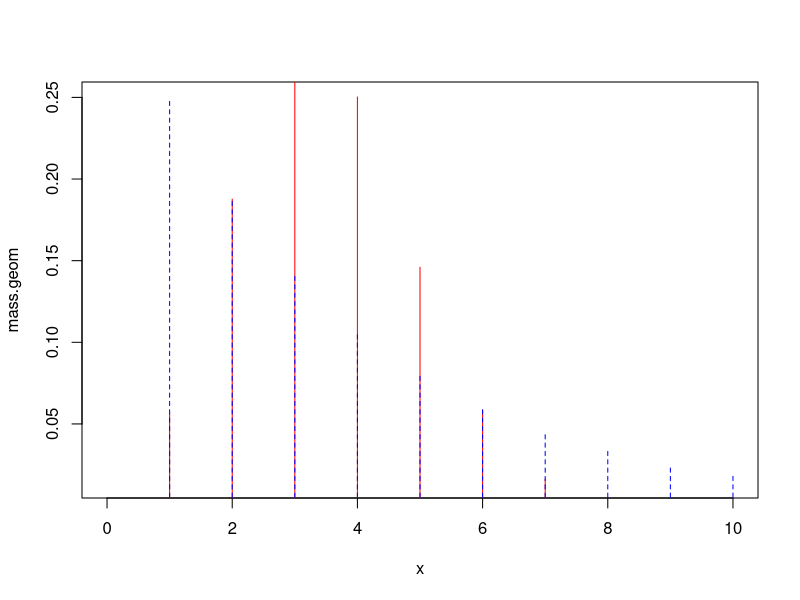
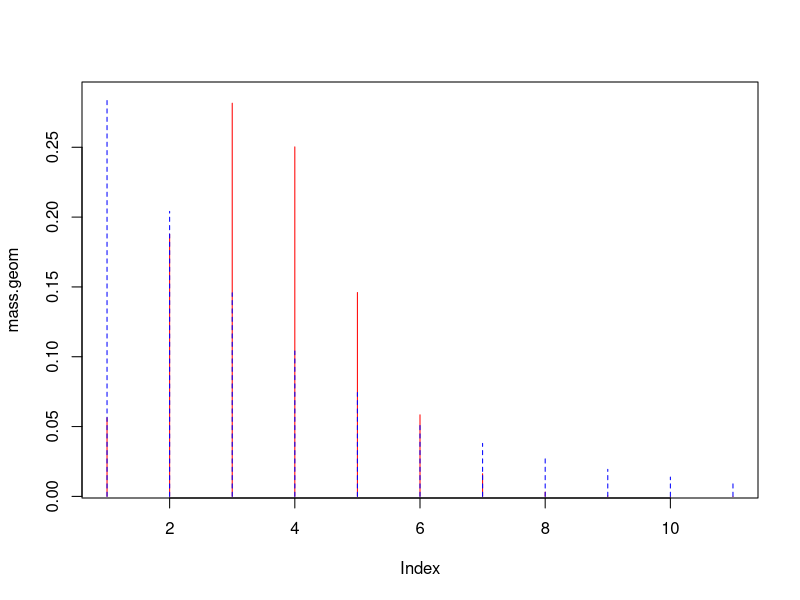

These charts were generated, in order, by the following R code:
###########################################
## Accept Reject algorithm to draw from
## Binomial(n,p)
###########################################
# setting the seed makes it so that the same sets of
# random variables are realized.
set.seed(1)  

# Function draws one value from Binom(n,p)
# n = number of trials
# p = probability of success
draw_binom <- function(n, p)
{
  accept <- 0 # Will track the acceptance
  try <- 0 # Will track the number of proposals
  
  # upper bound calculated in the notes
  x <- 0:n
  all_c <- choose(n,x) * (1-p)^(n - 2*x) * p^(x-1)  # from notes
  c <- max(all_c) + 0.00001  # what is the value of c ?
  
  
  while(accept == 0)
  {
    try <- try + 1

    U <- runif(1)
    prop <- rgeom(1, prob = p) #draw proposal
    
    ratio <- dbinom(prop, size = n, prob = p)/(c*dgeom(prop, p)) # calculate the ratio
    if(U < ratio)
    {
      accept <- 1
      rtn <- prop
    }
  }
  return(c(rtn, try))
}

draw_binom(n = 10, p = .25)


###
# If we want X1, ..., Xn ~ Binom(n.p)
# we need to call the function multiple times

# sample size
N <- 1e3
samp <- numeric(N)
n.try <- numeric(N)
for(t in 1:N)
{
   # I use as a dummy variable often
   foo <- draw_binom(n = 10, p = .25)
   samp[t] <- foo[1]
   n.try[t] <- foo[2]
}
mean(samp) #should be n*p = 2.5
mean(n.try)


###########################################
## A closer look at Binomial and Geometric
###########################################
# Turns out, this choice of Binomial and Geometric
# can work, but not always. In the code below, 
# increase n to see what happens

p <- .25
n <- 10
x <- 0:(n)
mass.geom <- dgeom(x, p)
mass.bin <- dbinom(x, size = n, prob = p)

all_c <- choose(n,x) * (1-p)^(n - 2*x) * p^(x-1)
(c <- max(all_c))


plot(x, mass.geom, pch = 16, col = "red", type= "n")
points(mass.bin, pch = 16, col = "red", type= "h")
points(mass.geom, pch = 16, col = "blue", type = "h", lty = 2)


# Matching the means:
# choosing p* for rgeom so that np = (1-p*)/p*
p.star <- 1/(n*p + 1)
mass.geom <- dgeom(x, p.star)
mass.bin <- dbinom(x, size = n, prob = p)

all_c <- choose(n,x) * (1-p.star)^(n - 2*x) * p.star^(x-1)
(c <- max(all_c))


plot(mass.geom, pch = 16, col = "red", type= "n")
points(mass.bin, pch = 16, col = "red", type= "h")
points(mass.geom, pch = 16, col = "blue", type = "h", lty = 2)


